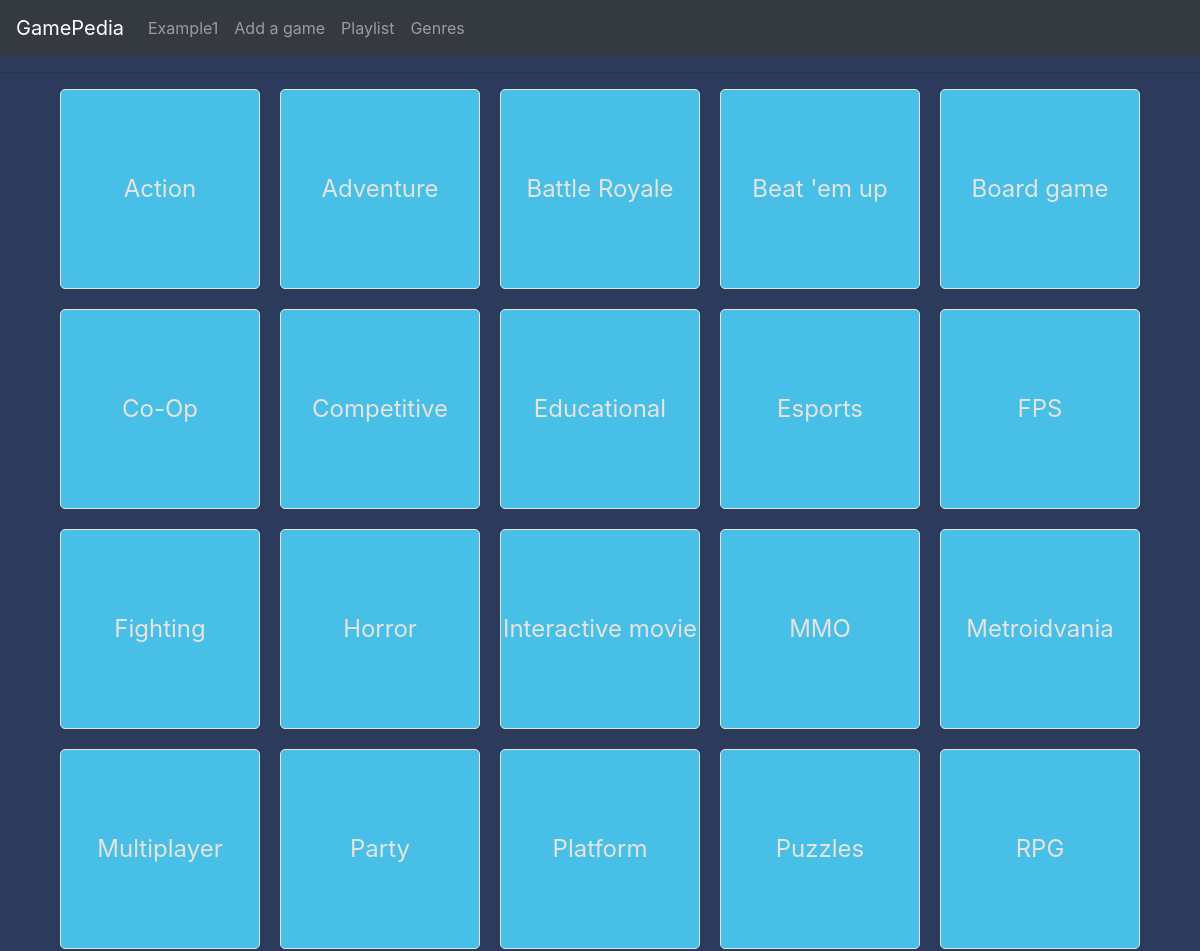
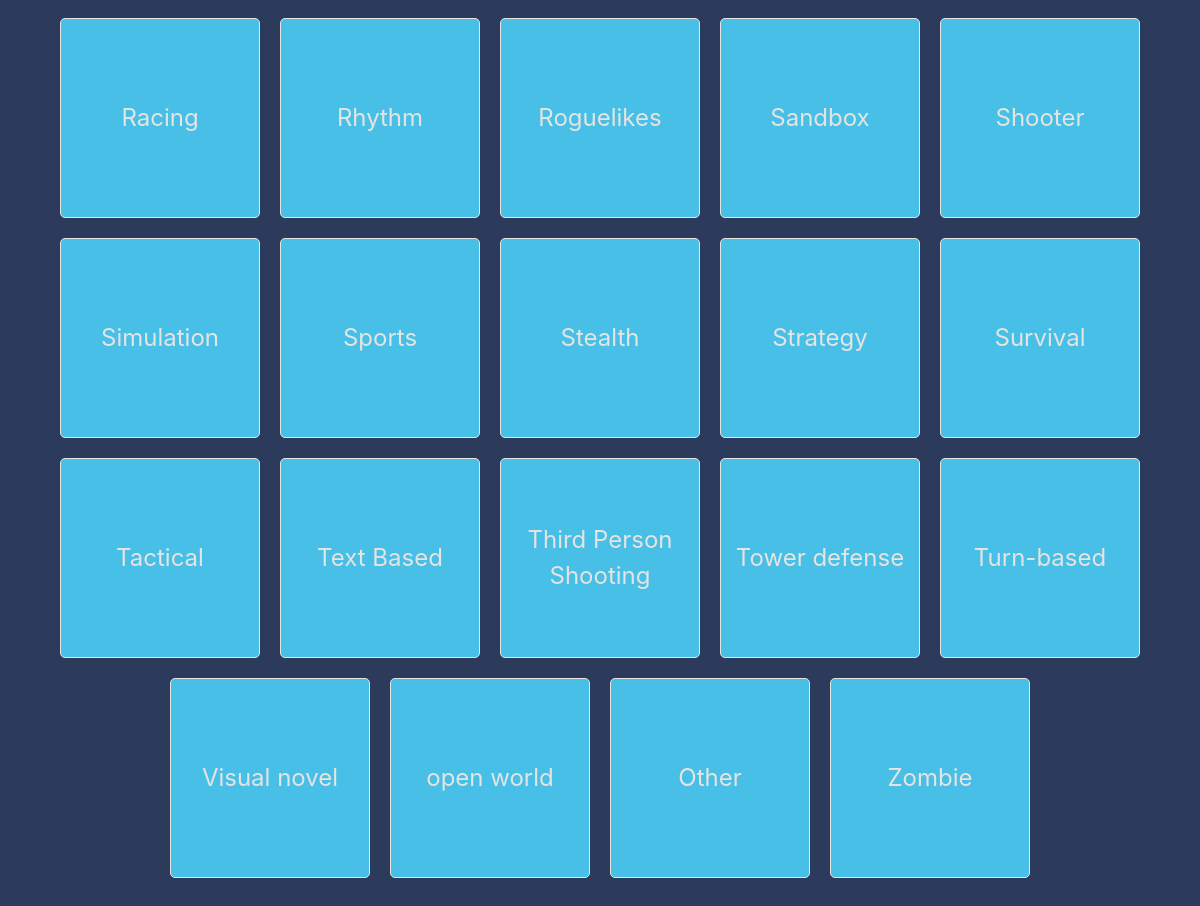
The app's page /genres (signed in) with its own data (2 pictures, top to bottom).
### GamePediaApp/models.py (models this page shows, shortened)
class User(AbstractUser):
    playlist = models.ManyToManyField('Game' ,blank=True, related_name='playlist')

class Genre(models.Model):
    genre = models.CharField(blank=False, choices=[(genres.index(genre) + 1, genre) for genre in genres], max_length=256, default='Other')

### GamePediaApp/views.py (the view)
# urls.py: path('genres', views.grnres, name='genres'),
def grnres(request):
    return render(request, 'gamepedia/genres.html',{
        'genres': [genre.genre for genre in Genre.objects.all()]
    })

### GamePediaApp/templates/gamepedia/genres.html (shortened to what this page needs)
{% extends 'gamepedia/layout.html' %}
{% load static %}
{% block body %}
<link rel="stylesheet" href="{% static 'gamepedia/genres.css' %}">
<hr>
<div class="genres">
    {% for genre in genres %}
    <a href="genres/{{ genre }}"><div class="genre">{{ genre }}</div></a>
    {% endfor %}
</div>
{% endblock %}

### GamePediaApp/templates/gamepedia/layout.html (shortened to what this page needs)
{% load static %}
<!DOCTYPE html>
<html lang="en">
<head>
    <link rel="stylesheet" href="https://cdn.jsdelivr.net/npm/bootstrap@4.0.0/dist/css/bootstrap.min.css">
    <link rel="stylesheet" href="{% static 'gamepedia/layout.css' %}">
</head>
<body style="background-color: #2c3a5c;">
    <nav class="navbar sticky-top navbar-expand-lg navbar-dark bg-dark" style="z-index: 3000;">
        <a class="navbar-brand" href="/">GamePedia</a>
        <div class="collapse navbar-collapse" id="navbarSupportedContent">
          <ul class="navbar-nav mr-auto">
            {% if user.is_authenticated %}
                <li class="nav-item">
                    <a class="nav-link" href="#" id="logout">{{ request.user.username }}</a>
                </li>
                <li class="nav-item">
                  <a class="nav-link" href="/newgame">Add a game</a>
                </li>
                <li class="nav-item">
                  <a class="nav-link" href="/playlist">Playlist</a>
                </li>
            {% else %}
                <li class="nav-item">
                    <a class="nav-link" href="/login">Login</a>
                </li>
            {% endif %}
            <li class="nav-item">
              <a class="nav-link" href="/genres">Genres</a>
            </li>
          </ul>
        </div>
      </nav>
<div class="body">
  {% block body %}
  {% endblock %}
</div>
</body>
</html>

### GamePediaApp/static/gamepedia/genres.css (style rules this page uses)
.genres { display: flex; flex-wrap: wrap; gap: 20px; justify-content:center; align-items: center; margin-bottom: 30px; }
.genre { display:table-cell; vertical-align: middle; width: 200px; height: 200px; border: 1px #e5e4e2 solid; background-color: rgb(71, 191, 231); color: #e5e4e2; cursor: pointer; transition: all 0.5s; text-align: center; border-radius: 5px; font-size: 24px; padding: auto; }

### records on screen
User: user.username "Example1"
Genre: genres "Action"
Genre: genres "Adventure"
Genre: genres "Battle Royale"
Genre: genres "Beat 'em up"
Genre: genres "Board game"
Genre: genres "Co-Op"
Genre: genres "Competitive"
Genre: genres "Educational"
Genre: genres "Esports"
Genre: genres "FPS"
Genre: genres "Fighting"
Genre: genres "Horror"
Genre: genres "Interactive movie"
Genre: genres "MMO"
Genre: genres "Metroidvania"
Genre: genres "Multiplayer"
Genre: genres "Party"
Genre: genres "Platform"
Genre: genres "Puzzles"
Genre: genres "RPG"
Genre: genres "Racing"
Genre: genres "Rhythm"
Genre: genres "Roguelikes"
Genre: genres "Sandbox"
Genre: genres "Shooter"
Genre: genres "Simulation"
Genre: genres "Sports"
Genre: genres "Stealth"
Genre: genres "Strategy"
Genre: genres "Survival"
Genre: genres "Tactical"
Genre: genres "Text Based"
Genre: genres "Third Person Shooting"
Genre: genres "Tower defense"
Genre: genres "Turn-based"
Genre: genres "Visual novel"
Genre: genres "open world"
Genre: genres "Other"
Genre: genres "Zombie"
